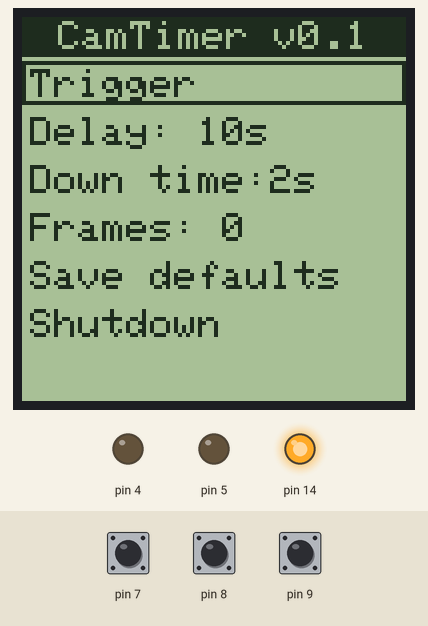
Simulated run of this sketch. Board: Arduino Uno, built with avr-gcc and run on an emulated ATmega328P. Shown: 96×96 one-colour display, output pins drawn as LEDs (lit = HIGH). The test bench sets the inputs (shaded band); at power-on: pin 8 HIGH, pin 7 HIGH, pin 9 HIGH. EEPROM starts erased.

Above: at 1.2 s.
1.3 s: pin 8 pulled LOW for 0.15 s
At 1.8 s:
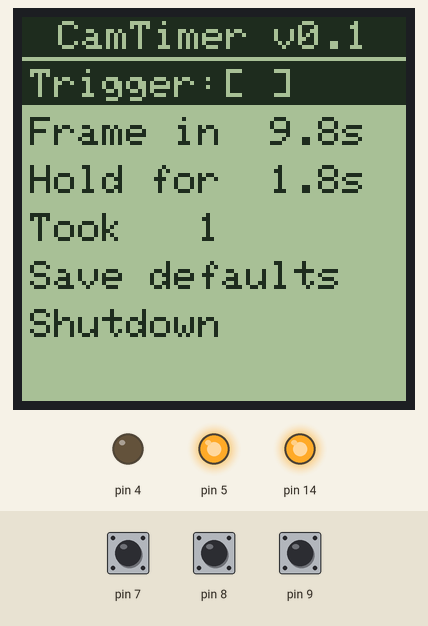
2.0 s: pin 8 pulled LOW for 1 s
At 2.14 s:
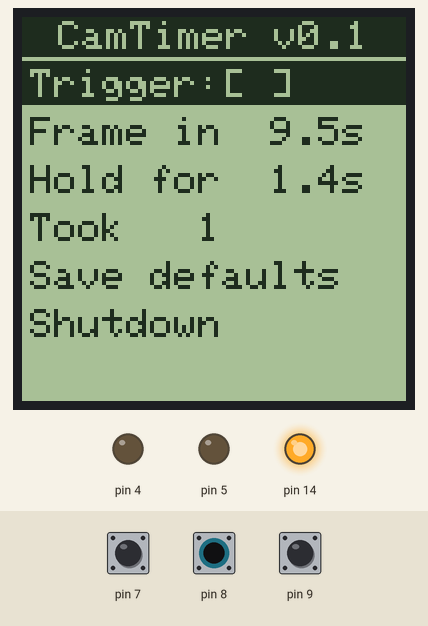
4.5 s: pin 8 pulled LOW for 0.15 s
At 6.99 s:
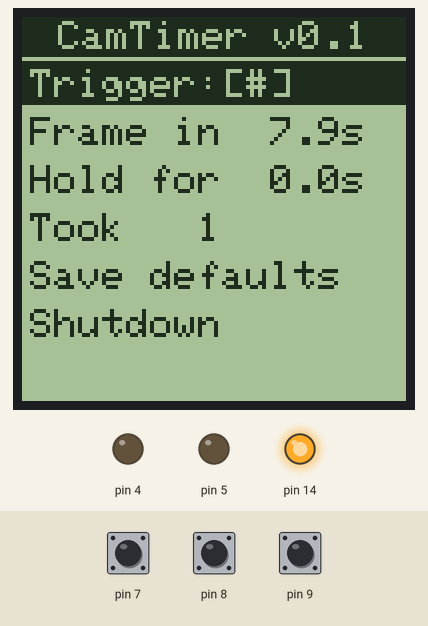
8.2 s: pin 8 pulsed LOW 5 times (0.12 s each, 0.3 s apart)
At 8.65 s:
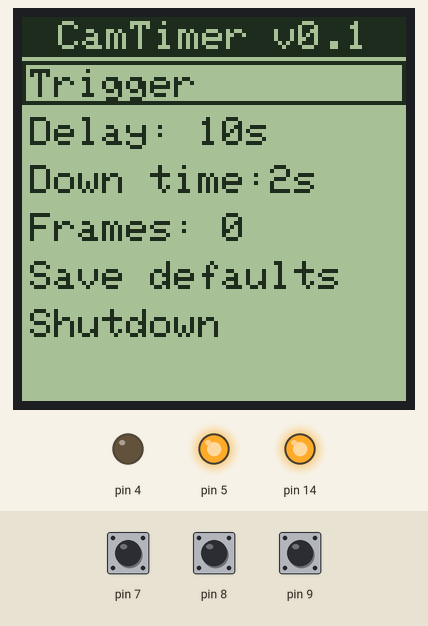
11.2 s: pin 7 pulled LOW for 1 s
At 13.1 s:
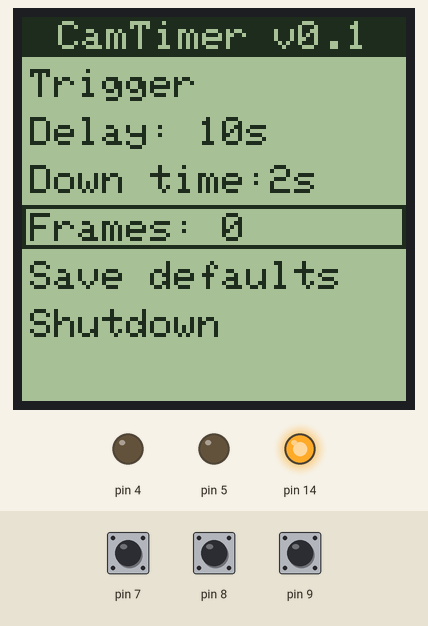
13.7 s: pin 7 pulled LOW for 1 s
At 14.41 s:
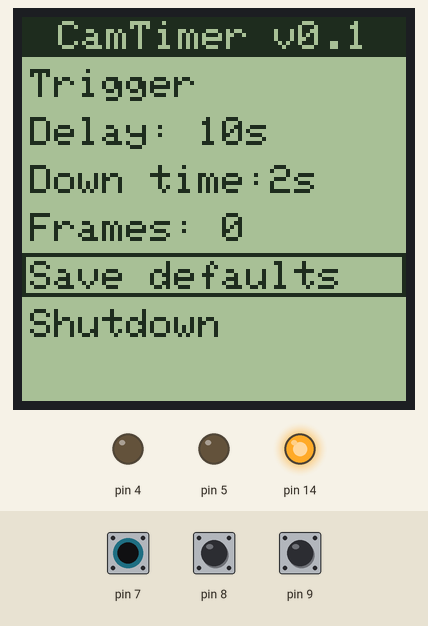
Timing chart, 0 to 16.7 s (numbered marks = the images above; inputs shaded):
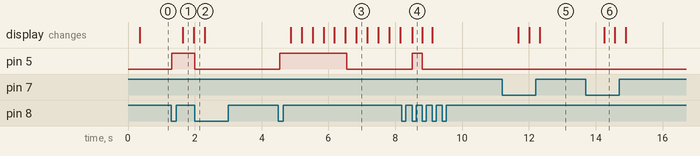

Measured:
- after the input at 1.3 s, pin 5: LOW → HIGH at once; the display: changes after 0.34 s (image 1)
- after the input at 2.0 s, pin 5: HIGH → LOW after 0.00 s instead of 1.3 s
- after the input at 4.5 s, pin 5: LOW → HIGH at once, → LOW 2.0 s later; the display: first changes after 0.37 s (image 3 shows a later state)
- after the input at 8.2 s, pin 5: LOW → HIGH after 0.30 s, → LOW 0.30 s later
- after the input at 11.2 s, the display: first changes after 0.48 s (image 5 shows a later state)
- after the input at 13.7 s, the display: changes after 0.55 s (image 6)

The sketch:

camera_tirgger.ino
```cpp
#include <Adafruit_GFX.h>
#include <Adafruit_SharpMem.h>
#include <EEPROM.h>

// any pins can be used
#define SHARP_SCK 15
#define SHARP_MOSI 16
#define SHARP_SS 10

Adafruit_SharpMem display(SHARP_SCK, SHARP_MOSI, SHARP_SS);

#define BLACK 0
#define WHITE 1

unsigned long frame_delay_s = 10;
unsigned long down_time_s = 2;
int sel = -1;
int item = 0;
long next_frame_millis = 0;
long button_up_millis = 0;
int frames_taken = 0;
unsigned long prev_refresh = 0;
unsigned long frame_count = 0;

int prev_center = HIGH;
int prev_up = HIGH;
int prev_down = HIGH;
char string[64];

const int magic = 0xDAFF0D11;

struct data {
  int frame_delay_s;
  int down_time_s;
  int frames;
  int magic;
};

void pre_draw(int row){
  display.setTextSize(1);
  display.setCursor(2,12*(row+1)+1);
  if (item == row && sel == row){
    display.fillRect(0, 12*(row+1)-1, display.width(), 11, BLACK);
    display.setTextColor(WHITE,BLACK);
  }else{
    display.fillRect(0, 12*(row+1)-1, display.width(), 11, WHITE);
    if (item == row )
      display.drawRect(0, 12*(row+1)-1, display.width(), 11, BLACK);
    display.setTextColor(BLACK, WHITE);
  }
}

void setup() {
  // put your setup code here, to run once:
  data saved;
  EEPROM.get(0, saved);
  if(saved.magic != magic){
    saved.frame_delay_s = frame_delay_s;
    saved.down_time_s = down_time_s;
    saved.frames = frame_count;
    saved.magic = magic;
    EEPROM.put(0, saved);
  }else{
    frame_delay_s = saved.frame_delay_s;
    down_time_s = saved.down_time_s;
    frame_count = saved.frames;
  }
  Serial.begin(9600);
  display.begin();
  display.setRotation(2);
  display.clearDisplay();

  display.setTextSize(1);
  display.setCursor(9,1);
  display.fillRect(0, 0, display.width(), 11, BLACK);
  display.drawLine(0, 10, display.width()-1, 10, WHITE);
  display.setTextColor(WHITE, BLACK);
  display.println("CamTimer v0.1");

  pinMode(4, OUTPUT);
  pinMode(5, OUTPUT);
  pinMode(14, OUTPUT);
  digitalWrite(4, LOW);
  digitalWrite(5, LOW);
  digitalWrite(14, HIGH);

  pinMode(7, INPUT_PULLUP);
  pinMode(8, INPUT_PULLUP);
  pinMode(9, INPUT_PULLUP);

}

void loop() {

  if(millis() - prev_refresh > 100){

    pre_draw(0);
    if(next_frame_millis > 0){
      sprintf(string,"Trigger:[%c]", digitalRead(5)?' ':'#');
    }else{
      sprintf(string,"Trigger");
    }
    display.println(string);

    pre_draw(1);
    if(next_frame_millis > 0){
      unsigned long diff = (next_frame_millis - millis())/100;
      if (next_frame_millis < millis()){
        diff = 0;
      }
      int sec = diff / 10;
      int dsec = diff%10;
      sprintf(string,"Frame in %2d.%01ds", sec, dsec);
    }else{
      sprintf(string,"Delay: %ds", frame_delay_s);
    }
    display.println(string);

    pre_draw(2);
    if(next_frame_millis > 0){
      long diff = (button_up_millis - millis())/100;
      if (button_up_millis == -1 || button_up_millis < millis()){
        diff = 0;
      }
      int sec = diff / 10;
      int dsec = diff%10;
      sprintf(string,"Hold for %2d.%01ds", sec, dsec);
    }else{
      sprintf(string,"Down time:%ds", down_time_s);
    }
    display.println(string);

    pre_draw(3);
    if(next_frame_millis > 0){
      if (frame_count > 0){
        sprintf(string,"Took %3d of %3d", frames_taken, frame_count);
      }else{
        sprintf(string,"Took %3d", frames_taken);
      }
    }else{
      sprintf(string,"Frames: %d", frame_count);
    }
    display.println(string);

    pre_draw(4);
    display.println("Save defaults");

    if(sel == 4){
      data saved;
      saved.frame_delay_s = frame_delay_s;
      saved.down_time_s = down_time_s;
      saved.frames = frame_count;
      saved.magic = magic;
      EEPROM.put(0, saved);
      sel = -1;
    }

    pre_draw(5);
    display.println("Shutdown");

    if(sel == 5){
      digitalWrite(14, LOW);
    }
    prev_down = HIGH;
    prev_up = HIGH;
    prev_refresh = millis();
    display.refresh();
  }

  if (next_frame_millis > 0 ){
    if (next_frame_millis < millis() && button_up_millis == -1){
      frames_taken ++;
      button_up_millis = next_frame_millis + down_time_s * 1000;
      next_frame_millis += max(frame_delay_s, down_time_s)*1000;
      digitalWrite(5, HIGH);
    }
  }

  if (button_up_millis > 0 ){
    if (button_up_millis < millis()){
      if (frame_count > 0 && frames_taken >= frame_count){
        sel = -1;
        next_frame_millis = 0;
      }
      button_up_millis = -1;
      digitalWrite(5, LOW);
    }
  }
  int cur_center = digitalRead(8);
  if(!cur_center && prev_center){
    if (sel == -1){
      sel = item;
      if(item == 0){
        next_frame_millis = millis();
        button_up_millis = -1;
        frames_taken = 0;
      }
    }else{
      sel = -1;
      if(item == 0){
        next_frame_millis = 0;
        digitalWrite(5, LOW);
      }
    }
  }
  prev_center = cur_center;

  int cur_up = digitalRead(7);
  if(!cur_up && prev_up){
    if (sel == -1){
      item += 1;
      item %= 6;
    }
    if(sel == 0){
    }
    if(sel == 1){
      frame_delay_s --;
    }
    if(sel == 2){
      down_time_s --;
    }
    if(sel == 3){
      frame_count --;
    }
  }
  prev_up = cur_up;

  int cur_down = digitalRead(9);
  if(!cur_down && prev_down){
    if (sel == -1){
      item -= 1;
     if (item < 0) item = 5;
    }
    if(sel == 0){
    }
    if(sel == 1){
      frame_delay_s ++;
    }
    if(sel == 2){
      down_time_s ++;
    }
    if(sel == 3){
      frame_count ++;
    }
  }
  prev_down = cur_down;
}
```
